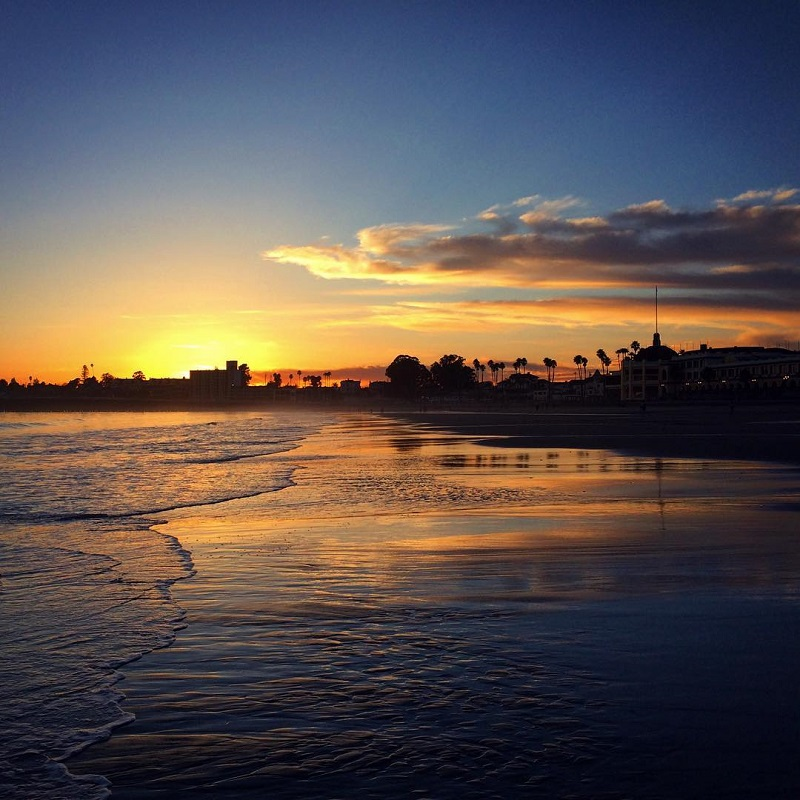
#> input picture images/boardwalk.jpg, 800 x 800 px
$ python app.py
#> lines starting #> are read from the running program, lines starting #| are printed output that depends on the picture
import numpy as np
import matplotlib.pyplot as plt
import cv2

image = cv2.imread('images/boardwalk.jpg')
#> image is the input picture: shape (800, 800, 3); mean B, G, R 79.2, 81.6, 91.3
image_copy = cv2.imread('images/boardwalk.jpg')

image = cv2.cvtColor(image, cv2.COLOR_BGR2RGB)
grayscale = cv2.cvtColor(image_copy, cv2.COLOR_RGB2GRAY)
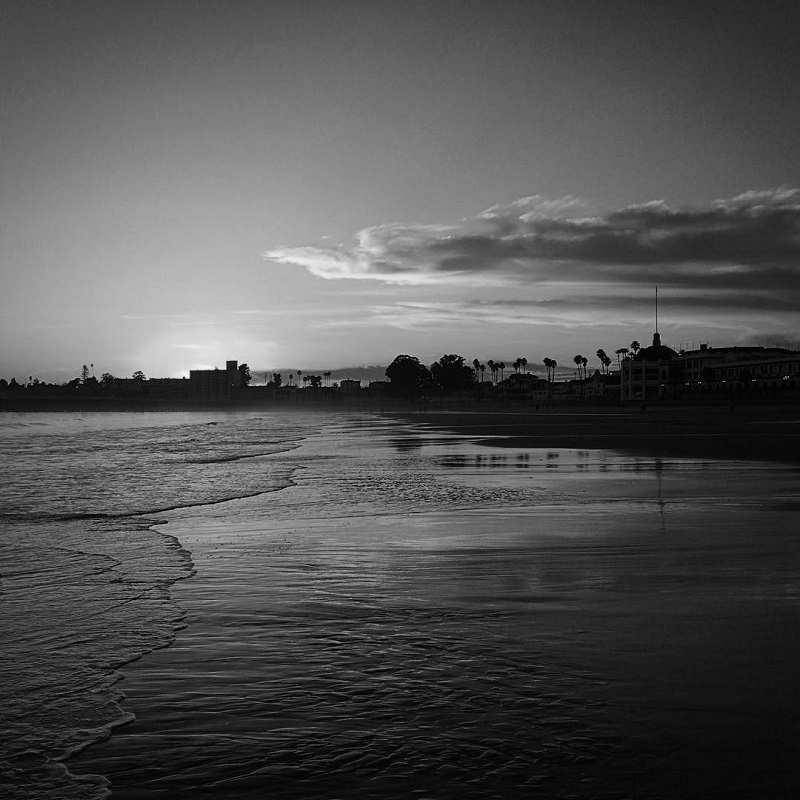
#> grayscale: shape (800, 800); min 0, max 248, mean 82

# Reshape to 3-dimensional matrix
pixel_arr_colored = image.reshape((-1,3))
pixel_arr_colored = np.float32(pixel_arr_colored)

pixel_arr_gray = grayscale.reshape((-1, 1))
pixel_arr_gray = np.float32(pixel_arr_gray)

# Criteria for stopping k-means algo
criteria_colored = (cv2.TERM_CRITERIA_EPS + cv2.TERM_CRITERIA_MAX_ITER, 100, 0.75)
criteria_gray = (cv2.TERM_CRITERIA_EPS + cv2.TERM_CRITERIA_MAX_ITER, 100, 0.85)

k = 10 # number of clusters
attempts = 10
retval, labels, centers = cv2.kmeans(pixel_arr_colored, k, None, criteria_colored, attempts, cv2.KMEANS_RANDOM_CENTERS)
#> retval = 346617898.5; centers = [[212.5, 146.9, 81.18], [14.39, 13.51, 25.15], [95.7, 72.96, 64.21], [243.1, 207.5, 117.2], [176.7, 163.5, 144.1], [154.2, 107, 73.84], [114.7, 130.2, 147.7], [73.57, 96.5, 132.7], [45.61, 64.34, 107.4], [44.77, 40.11, 49.64]]
retvalg, labelsg, centersg = cv2.kmeans(pixel_arr_gray, k, None, criteria_gray, attempts, cv2.KMEANS_RANDOM_CENTERS)
#> retvalg = 22453651.1; centersg = [174.2, 148.8, 104.9, 84.54, 13.57, 47.52, 204, 126.1, 65.74, 30.81]

# Cluster centers
centers = np.uint8(centers)
#> centers = [[212, 146, 81], [14, 13, 25], [95, 72, 64], [243, 207, 117], [176, 163, 144], [154, 106, 73], [114, 130, 147], [73, 96, 132], [45, 64, 107], [44, 40, 49]]
centersg = np.uint8(centersg)
#> centersg = [174, 148, 104, 84, 13, 47, 204, 126, 65, 30]

seg = centers[labels.flatten()]
seg_g = centersg[labelsg.flatten()]

seg_img = seg.reshape(image.shape)
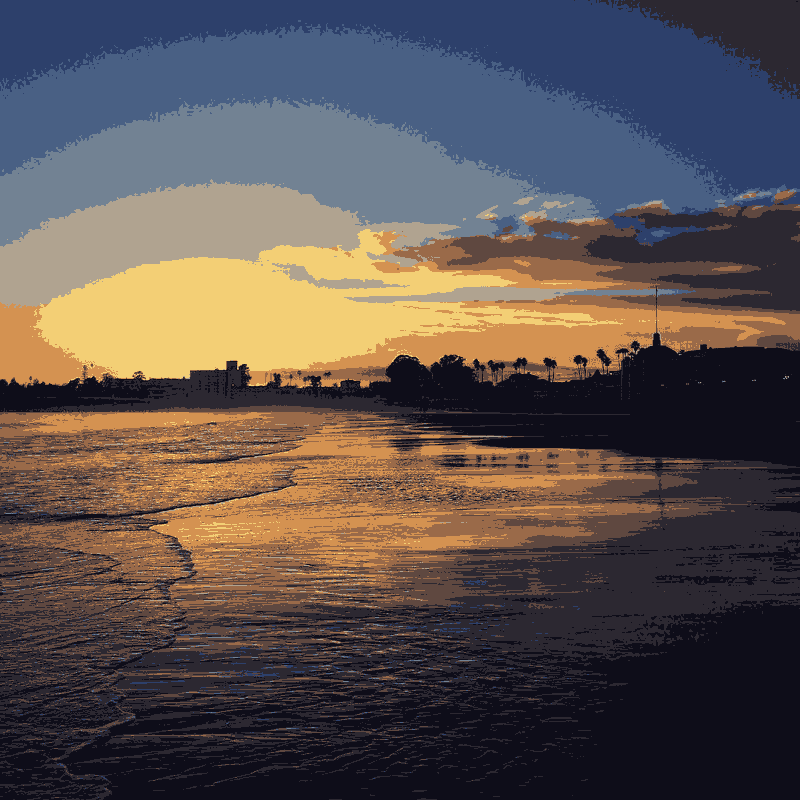
#> seg_img: shape (800, 800, 3); mean R, G, B 90.8, 81.1, 78.7
seg_img_gray = seg_g.reshape(grayscale.shape)

# plt.figure(figsize=(15, 12))
# plt.subplot(1, 2, 1)
plt.imshow(seg_img)
plt.title('Generated Colour Image when k = %i' % k)
# plt.subplot(1, 2, 2)
# plt.imshow(seg_img_gray)
# plt.title('Greyscaled Generated Image for k = %i' % k)
plt.show()
